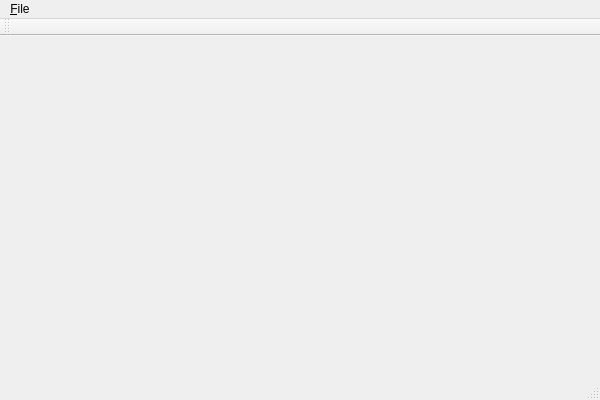
<?xml version="1.0" encoding="utf-8"?>
<ui version="4.0">
  <class>ArxProfilerClass</class>
  <widget class="QMainWindow" name="ArxProfilerClass">
    <property name="geometry">
      <rect>
        <x>0</x>
        <y>0</y>
        <width>600</width>
        <height>400</height>
      </rect>
    </property>
    <property name="windowTitle">
      <string>ArxProfiler</string>
    </property>
    <widget class="QWidget" name="centralWidget"/>
    <widget class="QMenuBar" name="menuBar">
      <property name="geometry">
        <rect>
          <x>0</x>
          <y>0</y>
          <width>600</width>
          <height>21</height>
        </rect>
      </property>
      <widget class="QMenu" name="menu_File">
        <property name="title">
          <string>&amp;File</string>
        </property>
        <addaction name="action_Open"/>
        <addaction name="action_Exit"/>
      </widget>
      <addaction name="menu_File"/>
    </widget>
    <widget class="QToolBar" name="mainToolBar">
      <attribute name="toolBarArea">
        <enum>TopToolBarArea</enum>
      </attribute>
      <attribute name="toolBarBreak">
        <bool>false</bool>
      </attribute>
    </widget>
    <widget class="QStatusBar" name="statusBar"/>
    <action name="action_Open">
      <property name="text">
        <string>&amp;Open...</string>
      </property>
    </action>
    <action name="action_Exit">
      <property name="text">
        <string>&amp;Exit</string>
      </property>
    </action>
  </widget>
  <layoutdefault spacing="6" margin="11"/>
  <resources>
    <include location="arxprofiler.qrc"/>
  </resources>
  <connections/>
</ui>
